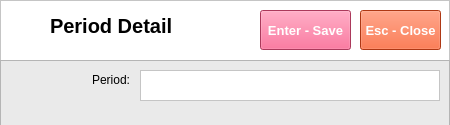
<?xml version="1.0" encoding="UTF-8"?>
<ui version="4.0">
 <class>Form</class>
 <widget class="QWidget" name="Form">
  <property name="geometry">
   <rect>
    <x>0</x>
    <y>0</y>
    <width>450</width>
    <height>125</height>
   </rect>
  </property>
  <property name="windowTitle">
   <string>Form</string>
  </property>
  <widget class="QFrame" name="frame">
   <property name="geometry">
    <rect>
     <x>0</x>
     <y>0</y>
     <width>450</width>
     <height>61</height>
    </rect>
   </property>
   <property name="styleSheet">
    <string notr="true">background-color: rgb(255, 255, 255);</string>
   </property>
   <property name="frameShape">
    <enum>QFrame::StyledPanel</enum>
   </property>
   <property name="frameShadow">
    <enum>QFrame::Raised</enum>
   </property>
   <widget class="QLabel" name="label">
    <property name="geometry">
     <rect>
      <x>10</x>
      <y>10</y>
      <width>35</width>
      <height>35</height>
     </rect>
    </property>
    <property name="text">
     <string/>
    </property>
    <property name="pixmap">
     <pixmap>../../Documents/GitHub/python-pos/img/System Tables.png</pixmap>
    </property>
    <property name="scaledContents">
     <bool>true</bool>
    </property>
   </widget>
   <widget class="QLabel" name="lblPeriodDetail">
    <property name="geometry">
     <rect>
      <x>50</x>
      <y>10</y>
      <width>160</width>
      <height>31</height>
     </rect>
    </property>
    <property name="font">
     <font>
      <family>Segoe UI</family>
      <pointsize>15</pointsize>
      <weight>75</weight>
      <bold>true</bold>
     </font>
    </property>
    <property name="text">
     <string>Period Detail</string>
    </property>
   </widget>
   <widget class="QPushButton" name="btnSave">
    <property name="geometry">
     <rect>
      <x>260</x>
      <y>10</y>
      <width>91</width>
      <height>40</height>
     </rect>
    </property>
    <property name="font">
     <font>
      <family>Segoe UI</family>
      <pointsize>10</pointsize>
      <weight>75</weight>
      <bold>true</bold>
     </font>
    </property>
    <property name="styleSheet">
     <string notr="true">background-color: rgb(240, 80, 128);
color: rgb(255, 255, 255);</string>
    </property>
    <property name="text">
     <string>Enter - Save</string>
    </property>
   </widget>
   <widget class="QPushButton" name="btnClose">
    <property name="geometry">
     <rect>
      <x>360</x>
      <y>10</y>
      <width>81</width>
      <height>40</height>
     </rect>
    </property>
    <property name="font">
     <font>
      <family>Segoe UI</family>
      <pointsize>10</pointsize>
      <weight>75</weight>
      <bold>true</bold>
     </font>
    </property>
    <property name="styleSheet">
     <string notr="true">background-color: rgb(243, 79, 28);
color: rgb(255, 255, 255);</string>
    </property>
    <property name="text">
     <string>Esc - Close</string>
    </property>
   </widget>
  </widget>
  <widget class="QFrame" name="frame_2">
   <property name="geometry">
    <rect>
     <x>0</x>
     <y>60</y>
     <width>450</width>
     <height>190</height>
    </rect>
   </property>
   <property name="styleSheet">
    <string notr="true">background-color: rgb(234, 234, 234);</string>
   </property>
   <property name="frameShape">
    <enum>QFrame::StyledPanel</enum>
   </property>
   <property name="frameShadow">
    <enum>QFrame::Raised</enum>
   </property>
   <widget class="QTextEdit" name="txtPeriod">
    <property name="geometry">
     <rect>
      <x>140</x>
      <y>10</y>
      <width>300</width>
      <height>31</height>
     </rect>
    </property>
    <property name="styleSheet">
     <string notr="true">background-color: rgb(255, 255, 255);
color: rgb(0, 0, 0);</string>
    </property>
   </widget>
   <widget class="QLabel" name="lblPeriod">
    <property name="geometry">
     <rect>
      <x>10</x>
      <y>10</y>
      <width>120</width>
      <height>20</height>
     </rect>
    </property>
    <property name="font">
     <font>
      <family>Segoe UI</family>
      <pointsize>9</pointsize>
     </font>
    </property>
    <property name="text">
     <string>Period:</string>
    </property>
    <property name="alignment">
     <set>Qt::AlignRight|Qt::AlignTrailing|Qt::AlignVCenter</set>
    </property>
   </widget>
  </widget>
 </widget>
 <resources/>
 <connections/>
</ui>
